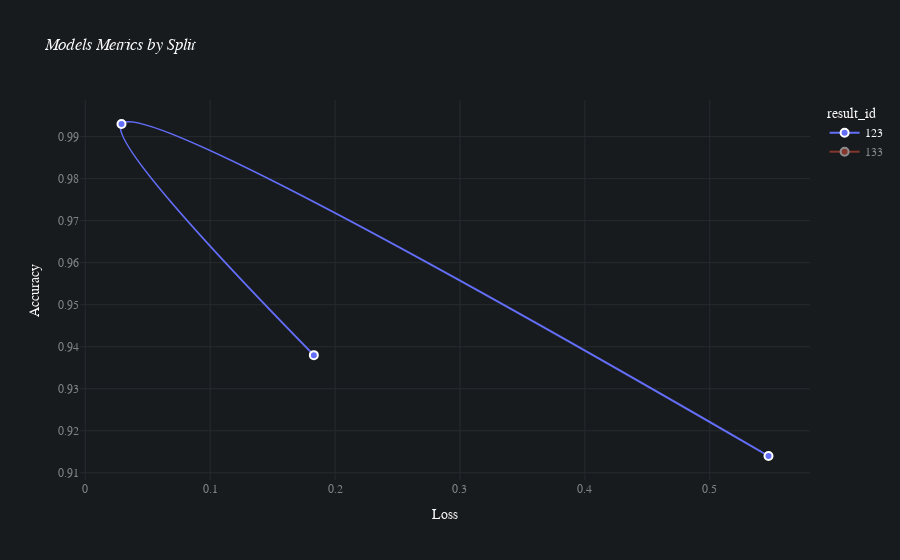

The notebook cell this image was saved under:
### Code cell
batch.plot_performance(max_loss=0.6, min_accuracy=0.88)

### Figure 1 — Plotly figure (JSON) as saved in the notebook; plotly's stock layout.template omitted (floating-point values rounded to 4 significant figures)
{"data": [{"customdata": [[123, "test", 0.183, 0.938], [123, "folds_train_combined", 0.029, 0.993], [123, "fold_validation", 0.547, 0.914]], "hovertemplate": "result_id=%{customdata[0]}<br>loss=%{customdata[2]}<br>accuracy=%{customdata[3]}<br>split=%{customdata[1]}<extra></extra>", "legendgroup": "123", "line": {"color": "#636efa", "dash": "solid", "shape": "spline", "width": 2}, "marker": {"line": {"color": "white", "width": 2}, "size": 8}, "mode": "markers+lines", "name": "123", "orientation": "v", "showlegend": true, "type": "scatter", "x": [0.183, 0.029, 0.547], "xaxis": "x", "y": [0.938, 0.993, 0.914], "yaxis": "y"}, {"customdata": [[133, "test", 0.35, 0.938], [133, "folds_train_combined", 0.015, 1], [133, "fold_validation", 0.535, 0.914]], "hovertemplate": "result_id=%{customdata[0]}<br>loss=%{customdata[2]}<br>accuracy=%{customdata[3]}<br>split=%{customdata[1]}<extra></extra>", "legendgroup": "133", "line": {"color": "#EF553B", "dash": "solid", "shape": "spline", "width": 2}, "marker": {"line": {"color": "white", "width": 2}, "size": 8}, "mode": "markers+lines", "name": "133", "orientation": "v", "showlegend": true, "type": "scatter", "visible": "legendonly", "x": [0.35, 0.015, 0.535], "xaxis": "x", "y": [0.938, 1, 0.914], "yaxis": "y"}], "layout": {"autosize": true, "font": {"color": "#FAFAFA", "family": "Avenir"}, "hoverlabel": {"bgcolor": "#0F0F0F", "font": {"family": "Avenir", "size": 15}}, "legend": {"title": {"text": "result_id"}, "tracegroupgap": 0}, "paper_bgcolor": "#181B1E", "plot_bgcolor": "#181B1E", "title": {"text": "<i>Models Metrics by Split</i>"}, "xaxis": {"anchor": "y", "autorange": true, "domain": [0, 1], "gridcolor": "#262B2F", "range": [-0.003991, 0.58], "tickfont": {"color": "#818487"}, "title": {"text": "Loss"}, "type": "linear", "zeroline": false}, "yaxis": {"anchor": "x", "autorange": true, "domain": [0, 1], "gridcolor": "#262B2F", "range": [0.9084, 0.9986], "tickfont": {"color": "#818487"}, "title": {"text": "Accuracy"}, "type": "linear", "zeroline": false}}}
